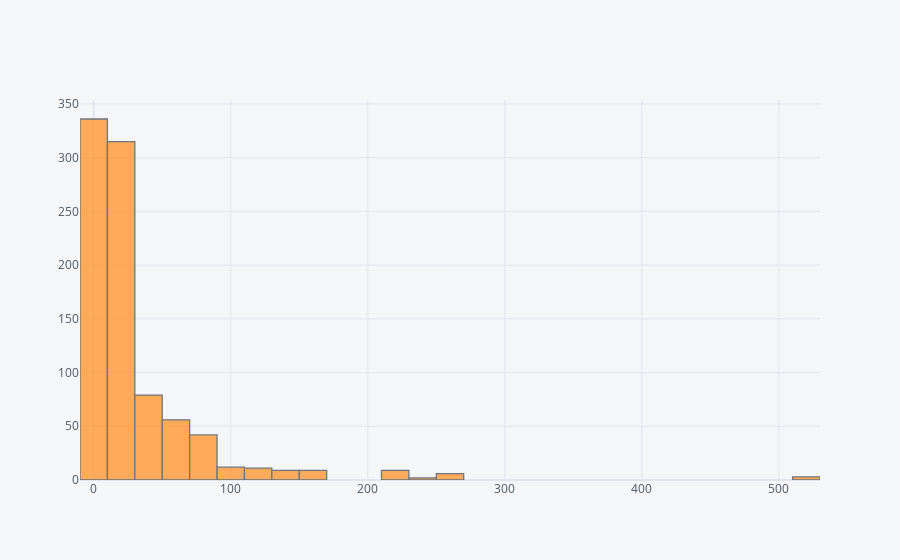

The notebook cell saved with this chart:
### Code cell
df['Fare'].iplot(kind = 'hist',bins = 30)

### Figure 1 — Plotly figure (JSON) as saved in the notebook; plotly's stock layout.template omitted (floating-point values rounded to 4 significant figures; data arrays with more than 128 entries replaced by an {"elided": "..."} marker saying what was removed)
{"data": [{"histfunc": "count", "histnorm": "", "marker": {"color": "rgba(255, 153, 51, 1.0)", "line": {"color": "#4D5663", "width": 1.3}}, "name": "Fare", "nbinsx": 30, "opacity": 0.8, "orientation": "v", "type": "histogram", "x": {"elided": "889 float values"}}], "layout": {"barmode": "overlay", "legend": {"bgcolor": "#F5F6F9", "font": {"color": "#4D5663"}}, "paper_bgcolor": "#F5F6F9", "plot_bgcolor": "#F5F6F9", "title": {"font": {"color": "#4D5663"}}, "xaxis": {"gridcolor": "#E1E5ED", "showgrid": true, "tickfont": {"color": "#4D5663"}, "title": {"font": {"color": "#4D5663"}, "text": ""}, "zerolinecolor": "#E1E5ED"}, "yaxis": {"gridcolor": "#E1E5ED", "showgrid": true, "tickfont": {"color": "#4D5663"}, "title": {"font": {"color": "#4D5663"}, "text": ""}, "zerolinecolor": "#E1E5ED"}}}
